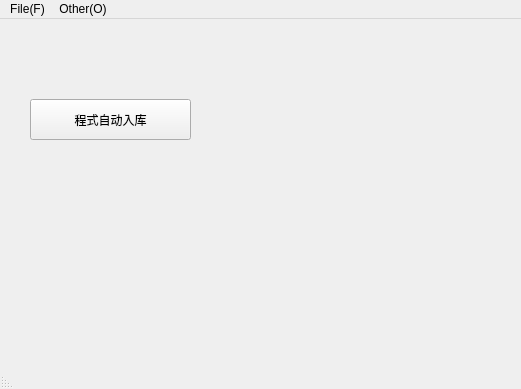
<?xml version="1.0" encoding="UTF-8"?>
<ui version="4.0">
 <class>MainWindow</class>
 <widget class="QMainWindow" name="MainWindow">
  <property name="geometry">
   <rect>
    <x>0</x>
    <y>0</y>
    <width>521</width>
    <height>389</height>
   </rect>
  </property>
  <property name="windowTitle">
   <string>MainWindow</string>
  </property>
  <property name="layoutDirection">
   <enum>Qt::LeftToRight</enum>
  </property>
  <widget class="QWidget" name="centralwidget">
   <widget class="QPushButton" name="btn_Prgm2Storage">
    <property name="geometry">
     <rect>
      <x>30</x>
      <y>80</y>
      <width>161</width>
      <height>41</height>
     </rect>
    </property>
    <property name="text">
     <string>程式自动入库</string>
    </property>
   </widget>
  </widget>
  <widget class="QMenuBar" name="menubar">
   <property name="geometry">
    <rect>
     <x>0</x>
     <y>0</y>
     <width>521</width>
     <height>26</height>
    </rect>
   </property>
   <widget class="QMenu" name="menu">
    <property name="title">
     <string>Other(O)</string>
    </property>
    <addaction name="WindowsCloseAction"/>
   </widget>
   <widget class="QMenu" name="menu_F">
    <property name="title">
     <string>File(F)</string>
    </property>
    <addaction name="actionNone"/>
   </widget>
   <addaction name="menu_F"/>
   <addaction name="menu"/>
  </widget>
  <widget class="QStatusBar" name="statusbar">
   <property name="layoutDirection">
    <enum>Qt::RightToLeft</enum>
   </property>
   <property name="autoFillBackground">
    <bool>false</bool>
   </property>
  </widget>
  <action name="WindowsCloseAction">
   <property name="text">
    <string>Close</string>
   </property>
   <property name="shortcut">
    <string>Esc</string>
   </property>
  </action>
  <action name="actionNone">
   <property name="text">
    <string>None</string>
   </property>
  </action>
 </widget>
 <resources/>
 <connections/>
</ui>
